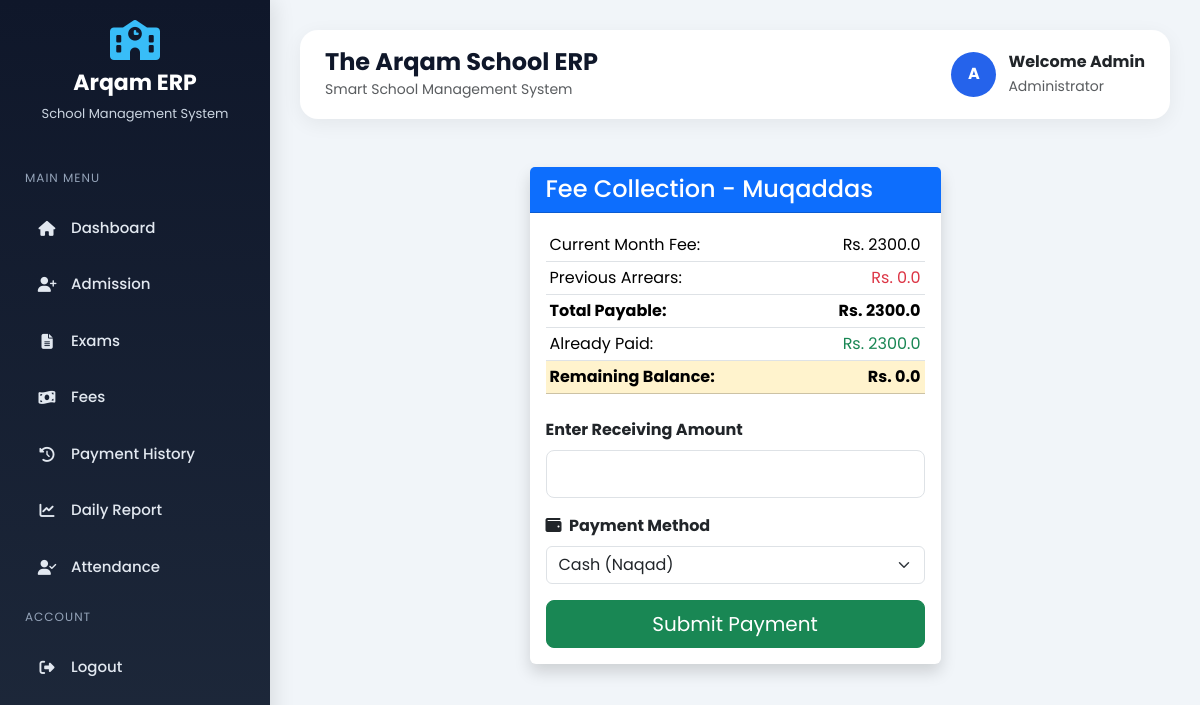
/fees/pay/4, run on the app's committed database.
### tables this page shows
CREATE TABLE students (
            id INTEGER PRIMARY KEY AUTOINCREMENT,
            name TEXT NOT NULL,
            father_name TEXT,
            father_id TEXT,
            class_name TEXT NOT NULL,
            dob DATE,
            gender TEXT,
            address TEXT,
            contact TEXT,
            photo TEXT DEFAULT 'default.png' -- Naya column
        , discount REAL DEFAULT 0);

CREATE TABLE vouchers (
            id INTEGER PRIMARY KEY AUTOINCREMENT,
            student_id INTEGER,
            month TEXT,
            year TEXT,
            current_fee REAL,
            arrears REAL,
            total_payable REAL,
            paid_amount REAL DEFAULT 0,
            remaining_balance REAL,
            status TEXT DEFAULT 'Unpaid', payment_date TEXT, payment_method TEXT DEFAULT 'Cash',
            FOREIGN KEY (student_id) REFERENCES students (id)
        );

### modules/fees.py (the view, shortened to what this page needs)
@fees_bp.route("/pay/<int:v_id>", methods=["GET", "POST"])
def pay_voucher(v_id):
    conn = sqlite3.connect(DB_PATH)
    conn.row_factory = sqlite3.Row
    cursor = conn.cursor()
    voucher = cursor.execute("""
        SELECT v.*, s.name, s.class_name, s.father_name FROM vouchers v
        JOIN students s ON v.student_id = s.id WHERE v.id = ?
    """, (v_id,)).fetchone()
    conn.close()
    return render_template("fees/pay_voucher.html", v=voucher)

### templates/fees/pay_voucher.html (shortened to what this page needs)
{% extends "base.html" %}
{% block content %}
<div class="container mt-5">
    <div class="row justify-content-center">
        <div class="col-md-6">
            <div class="card shadow border-0">
                <div class="card-header bg-primary text-white">
                    <h4 class="mb-0">Fee Collection - {{ v.name }}</h4>
                </div>
                <div class="card-body">
                    <table class="table table-sm borderless">
                        <tr><td>Current Month Fee:</td><td class="text-end">Rs. {{ v.current_fee }}</td></tr>
                        <tr><td>Previous Arrears:</td><td class="text-end text-danger">Rs. {{ v.arrears }}</td></tr>
                        <tr class="fw-bold border-top"><td>Total Payable:</td><td class="text-end">Rs. {{ v.total_payable }}</td></tr>
                        <tr><td>Already Paid:</td><td class="text-end text-success">Rs. {{ v.paid_amount }}</td></tr>
                        <tr class="table-warning"><td><strong>Remaining Balance:</strong></td><td class="text-end"><strong>Rs. {{ v.remaining_balance }}</strong></td></tr>
                    </table>
                    <form method="POST" class="mt-4">
                        <div class="mb-3">
                            <label class="form-label fw-bold">Enter Receiving Amount</label>
                            <input type="number" name="receiving_amount" class="form-control form-control-lg" max="{{ v.remaining_balance }}" required>
                        </div>
                        <div class="mb-3">
    <label class="form-label fw-bold"><i class="fas fa-wallet me-1"></i> Payment Method</label>
    <select name="payment_method" class="form-select">
        <option value="Cash">Cash (Naqad)</option>
    </select>
</div>
                        <button type="submit" class="btn btn-success w-100 btn-lg">Submit Payment</button>
                    </form>
                </div>
            </div>
        </div>
    </div>
</div>
{% endblock %}

### templates/base.html (style rules this page uses)
* { margin:0; padding:0; box-sizing:border-box; font-family:'Poppins', sans-serif; }
body { background:#f1f5f9; }

### data on the page
students: name "Muqaddas"
vouchers: current_fee "2300.0", arrears "0.0", total_payable "2300.0", paid_amount "2300.0", remaining_balance "0.0"
